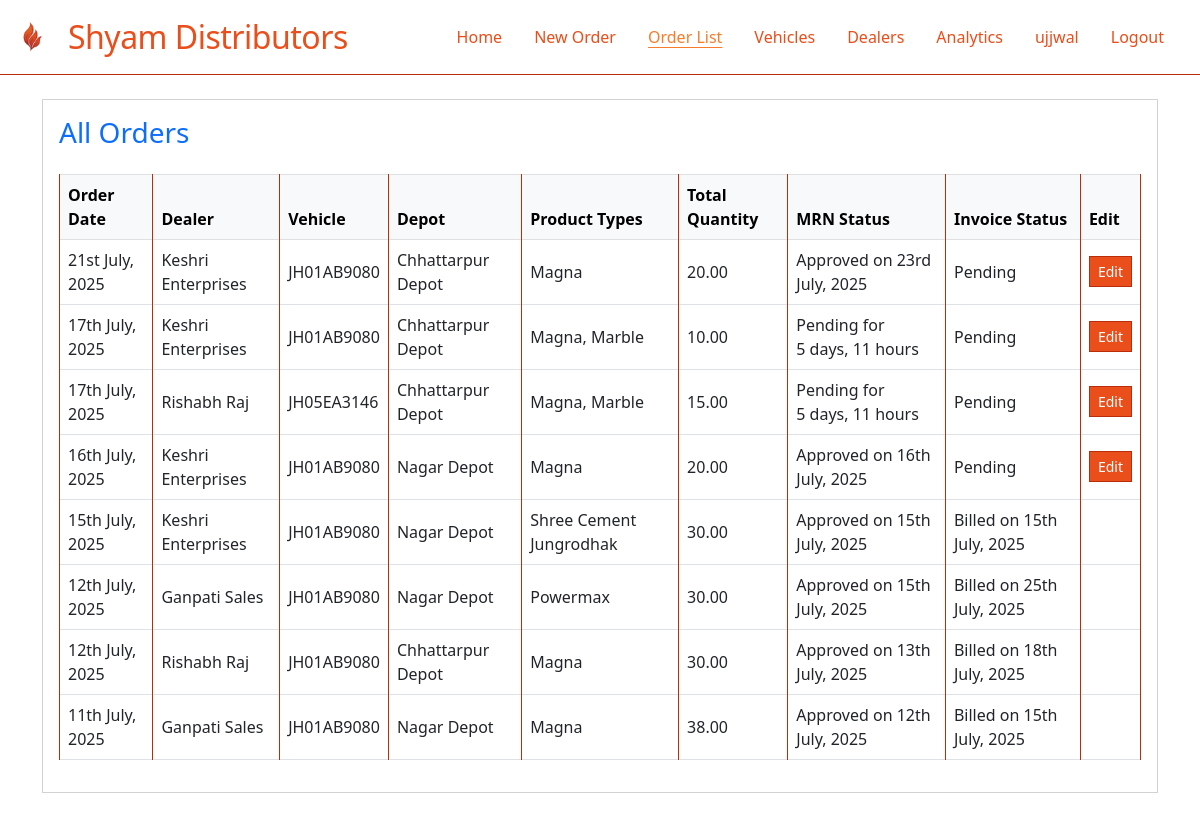
/orders/orders/ (signed in), run on the app's committed database.
### sylvia/models.py (models this page shows, shortened)
class BaseModel(models.Model):
    created_at = models.DateTimeField(auto_now_add=True)
    updated_at = models.DateTimeField(auto_now=True)
    created_by = models.ForeignKey(User, on_delete=models.SET_NULL, null=True, blank=True)
    class Meta:
        abstract = True

class Order(BaseModel):
    ORDER_STATUS_CHOICES = [
        ('PENDING', 'Pending'),
        ('CONFIRMED', 'Confirmed'),
        ('MRN_CREATED', 'MRN Created'),
        ('BILLED', 'Billed'),
    ]
    order_number = models.CharField(max_length=20, unique=True, editable=False)
    dealer = models.ForeignKey(Dealer, on_delete=models.CASCADE, related_name='orders')
    vehicle = models.ForeignKey(Vehicle, on_delete=models.CASCADE, related_name='orders')
    depot = models.ForeignKey(Depot, on_delete=models.CASCADE, related_name='orders')
    order_date = models.DateTimeField(default=timezone.now)
    mrn_date = models.DateField(null=True, blank=True)
    bill_date = models.DateField(null=True, blank=True)
    dispatch_date = models.DateTimeField(null=True, blank=True)
    delivery_date = models.DateTimeField(null=True, blank=True)
    status = models.CharField(max_length=20, choices=ORDER_STATUS_CHOICES, default='PENDING')
    remarks = models.TextField(blank=True)
    whatsapp_sent = models.BooleanField(default=False)
    whatsapp_sent_at = models.DateTimeField(null=True, blank=True)
    def get_total_quantity(self):
        return sum(item.quantity for item in self.order_items.all())
    class Meta:
        ordering = ['-order_date']

class Dealer(BaseModel):
    name = models.CharField(max_length=200)
    code = models.CharField(max_length=20, unique=True)
    contact_person = models.CharField(max_length=100, blank=True)
    phone = models.CharField(max_length=15, validators=[
        RegexValidator(regex=r'^\+?1?\d{9,15}$', message="Enter a valid phone number.")
    ])
    whatsapp_number = models.CharField(max_length=15, blank=True, validators=[
        RegexValidator(regex=r'^\+?1?\d{9,15}$', message="Enter a valid WhatsApp number.")
    ])
    email = models.EmailField(blank=True)
    address = models.TextField(blank=True)
    city = models.CharField(max_length=50, blank=True)
    state = models.CharField(max_length=50, blank=True)
    pincode = models.CharField(max_length=6, blank=True)
    gstin = models.CharField(max_length=15, blank=True, unique=True, null=True)
    is_active = models.BooleanField(default=True)
    credit_limit = models.DecimalField(max_digits=10, decimal_places=2, default=0)
    credit_days = models.IntegerField(default=0)
    class Meta:
        ordering = ['name']

class Vehicle(BaseModel):
    truck_number = models.CharField(max_length=20, unique=True, validators=[
        RegexValidator(
            regex=r'^[A-Z]{2}\d{2}[A-Z]{1,2}\d{4}$',
            message="Enter a valid truck number (e.g., CG15EA0464)"
        )
    ])
    owner_name = models.CharField(max_length=100, blank=True)
    driver_name = models.CharField(max_length=100, blank=True)
    driver_phone = models.CharField(max_length=15, blank=True)
    capacity = models.DecimalField(max_digits=6, decimal_places=2, default=0)  # in MT
    vehicle_type = models.CharField(max_length=50, choices=[
        ('TRUCK', 'Truck'),
        ('TRAILER', 'Trailer'),
        ('CONTAINER', 'Container'),
        ('OTHER', 'Other')
    ], default='TRUCK')
    is_active = models.BooleanField(default=True)
    class Meta:
        ordering = ['truck_number']

class Depot(BaseModel):
    name = models.CharField(max_length=100, unique=True)
    code = models.CharField(max_length=10, unique=True)
    address = models.TextField(blank=True)
    city = models.CharField(max_length=50)
    state = models.CharField(max_length=50)
    pincode = models.CharField(max_length=6, blank=True)
    is_active = models.BooleanField(default=True)
    class Meta:
        ordering = ['name']

class OrderItem(BaseModel):
    order = models.ForeignKey(Order, on_delete=models.CASCADE, related_name='order_items')
    product = models.ForeignKey(Product, on_delete=models.CASCADE)
    quantity = models.DecimalField(max_digits=8, decimal_places=2)
    unit_price = models.DecimalField(max_digits=10, decimal_places=2, default=0)
    class Meta:
        unique_together = ['order', 'product']

class Product(BaseModel):
    name = models.CharField(max_length=100, unique=True)
    code = models.CharField(max_length=20, unique=True)
    description = models.TextField(blank=True)
    unit = models.CharField(max_length=20, default='MT')  # Metric Ton
    is_active = models.BooleanField(default=True)
    class Meta:
        ordering = ['name']

### orders/views_order_list.py (the view)
# urls.py: path('orders/', order_list, name='order_list'),
def order_list(request):
    orders = Order.objects.all().order_by('-order_date')
    return render(request, 'orders/order_list.html', {'orders': orders})

### orders/templates/orders/order_list.html
{% extends 'base.html' %}
{% load static %}
{% block content %}
<div class="container py-4">
  <div class="card shadow-sm">
    <div class="card-body">
      <h3 class="mb-4 text-primary">All Orders</h3>
      <table class="table table-bordered table-hover align-middle">
        <thead class="table-light">
          <tr>
            <th>Order Date</th>
            <th>Dealer</th>
            <th>Vehicle</th>
            <th>Depot</th>
            <th>Product Types</th>
            <th>Total Quantity</th>
            <th>MRN Status</th>
            <th>Invoice Status</th>
            <th>Edit</th>
          </tr>
        </thead>
        <tbody>
          {% for order in orders %}
          <tr>
            <td>{{ order.order_date|date:'jS F, Y' }}</td>
            <td>{{ order.dealer.name }}</td>
            <td>{{ order.vehicle.truck_number }}</td>
            <td>{% if order.depot %}{{ order.depot.name }}{% endif %}</td>
            <td>
              {% for item in order.order_items.all %}
                {{ item.product.name }}{% if not forloop.last %}, {% endif %}
              {% endfor %}
            </td>
            <td>{{ order.get_total_quantity }}</td>
            <td>
              {% if order.mrn %}
                Approved on {{ order.mrn_date|date:'jS F, Y' }}
              {% else %}
                Pending for {{ order.order_date|timesince }}
              {% endif %}
            </td>
            <td>
              {% if order.bill_date %}
                Billed on {{ order.bill_date|date:'jS F, Y'  }}
              {% else %}
                Pending
              {% endif %}
            </td>
            <td>
              {% if order.status == 'PENDING' or order.status == 'MRN_CREATED' %}
                <a href="{% url 'update_order' order.id %}" class="btn btn-sm btn-primary">Edit</a>
              {% endif %}
            </td>
          </tr>
          {% empty %}
          <tr><td colspan="11" class="text-center">No orders found.</td></tr>
          {% endfor %}
        </tbody>
      </table>
    </div>
  </div>
</div>
{% endblock %}

### orders/templates/base.html (shortened to what this page needs)
{% load static %}
<!DOCTYPE html>
<html lang="en">
<head>
    <link href="https://cdn.jsdelivr.net/npm/bootstrap@5.3.0/dist/css/bootstrap.min.css" rel="stylesheet">
    <link rel="stylesheet" href="https://cdnjs.cloudflare.com/ajax/libs/font-awesome/6.0.0/css/all.min.css">
    <link rel="stylesheet" href="{% static 'orders/theme.css' %}">
</head>
<body>
    <nav class="navbar navbar-expand-lg">
      <div class="container-fluid">
        <a class="navbar-brand d-flex align-items-center" href="/">
          <img src="{% static 'orders/logo.png' %}" alt="Logo" class="navbar-logo">
          Shyam Distributors
        </a>
        <div class="collapse navbar-collapse" id="navbarNav">
          <ul class="navbar-nav ms-auto">
            <li class="nav-item"><a class="nav-link {% if request.path == '/' %}active{% endif %}" href="/">Home</a></li>
            <li class="nav-item"><a class="nav-link {% if request.path == '/orders/order-workflow/' %}active{% endif %}" href="/orders/order-workflow/">New Order</a></li>
            <li class="nav-item"><a class="nav-link {% if request.path == '/orders/orders/' %}active{% endif %}" href="/orders/orders/">Order List</a></li>
            <li class="nav-item"><a class="nav-link {% if '/orders/vehicles/' in request.path %}active{% endif %}" href="/orders/vehicles/">Vehicles</a></li>
            <li class="nav-item"><a class="nav-link {% if '/orders/dealers/' in request.path %}active{% endif %}" href="/orders/dealers/">Dealers</a></li>
            <li class="nav-item"><a class="nav-link {% if request.path == '/orders/analytics/' %}active{% endif %}" href="/orders/analytics/">Analytics</a></li>
            {% if user.is_authenticated %}
              <li class="nav-item">
                <span class="nav-link">{{ user.get_full_name|default:user.username }}</span>
              </li>
              <li class="nav-item"><a class="nav-link" href="/logout/">Logout</a></li>
            {% else %}
              <li class="nav-item"><a class="nav-link {% if request.path == '/login/' %}active{% endif %}" href="/login/">Login</a></li>
            {% endif %}
          </ul>
        </div>
      </div>
    </nav>
    {% block content %}{% endblock %}
</body>
</html>

### orders/static/orders/theme.css (style rules this page uses)
:root { --primary: #e94e1b; --secondary: #f77c2b; --accent: #b92d0b; --background: #fff; --text: #2d2d2d; }
body { background: var(--background); color: var(--text); }
.navbar { background: #fff; color: var(--primary); border-radius: 0 !important; box-shadow: none; border-bottom: 1px solid var(--accent); }
.navbar .navbar-brand { color: var(--primary); font-size: 2rem; letter-spacing: -0.5px; }
.navbar .nav-link { color: var(--primary) !important; font-weight: 500; margin-right: 1rem; border-radius: 0 !important; }
.navbar .nav-link.active, .navbar .nav-link[aria-current="page"] { color: var(--secondary) !important; text-decoration: underline !important; text-underline-offset: 4px; }
.card, .table, .form-control, .btn, .form-select { border-radius: 0 !important; }
.table thead { background: var(--secondary); color: #fff; }
.table-bordered > :not(caption) > * > * { border-color: var(--accent); }
.btn-primary { background: var(--primary); border-color: var(--accent); color: #fff; }
.card, .form-control, .btn, .form-select { box-shadow: none !important; }
.navbar-logo { height: 40px; width: 40px; margin-right: 1rem; }

### data on the page
Order: order_date "21st July, 2025", dealer.name "Keshri Enterprises", vehicle.truck_number "JH01AB9080", depot.name "Chhattarpur Depot", get_total_quantity "20.00", mrn_date "23rd July, 2025", shows "Pending", status "Edit"
OrderItem: product.name "Magna"
Order: order_date "17th July, 2025", dealer.name "Keshri Enterprises", vehicle.truck_number "JH01AB9080", depot.name "Chhattarpur Depot", get_total_quantity "10.00", order_date "5 days, 11 hours", shows "Pending", status "Edit"
OrderItem: product.name "Magna"
OrderItem: product.name "Marble"
Order: order_date "17th July, 2025", dealer.name "Rishabh Raj", vehicle.truck_number "JH05EA3146", depot.name "Chhattarpur Depot", get_total_quantity "15.00", order_date "5 days, 11 hours", shows "Pending", status "Edit"
OrderItem: product.name "Magna"
OrderItem: product.name "Marble"
Order: order_date "16th July, 2025", dealer.name "Keshri Enterprises", vehicle.truck_number "JH01AB9080", depot.name "Nagar Depot", get_total_quantity "20.00", mrn_date "16th July, 2025", shows "Pending", status "Edit"
OrderItem: product.name "Magna"
Order: order_date "15th July, 2025", dealer.name "Keshri Enterprises", vehicle.truck_number "JH01AB9080", depot.name "Nagar Depot", get_total_quantity "30.00", mrn_date "15th July, 2025", bill_date "15th July, 2025"
OrderItem: product.name "Shree Cement Jungrodhak"
Order: order_date "12th July, 2025", dealer.name "Ganpati Sales", vehicle.truck_number "JH01AB9080", depot.name "Nagar Depot", get_total_quantity "30.00", mrn_date "15th July, 2025", bill_date "25th July, 2025"
OrderItem: product.name "Powermax"
Order: order_date "12th July, 2025", dealer.name "Rishabh Raj", vehicle.truck_number "JH01AB9080", depot.name "Chhattarpur Depot", get_total_quantity "30.00", mrn_date "13th July, 2025", bill_date "18th July, 2025"
OrderItem: product.name "Magna"
Order: order_date "11th July, 2025", dealer.name "Ganpati Sales", vehicle.truck_number "JH01AB9080", depot.name "Nagar Depot", get_total_quantity "38.00", mrn_date "12th July, 2025", bill_date "15th July, 2025"
OrderItem: product.name "Magna"

### other printed values
{{ user.get_full_name|default:user.username }} "ujjwal"
